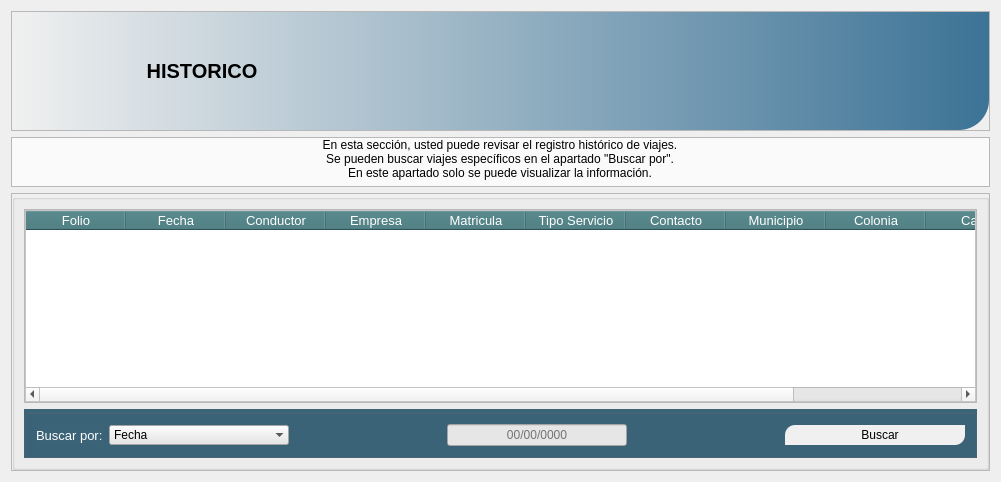
            <widget class="QWidget" name="pg_historico">
             <layout class="QVBoxLayout" name="verticalLayout_12">
              <item>
               <widget class="QFrame" name="frame_14">
                <property name="maximumSize">
                 <size>
                  <width>16777215</width>
                  <height>156</height>
                 </size>
                </property>
                <property name="frameShape">
                 <enum>QFrame::StyledPanel</enum>
                </property>
                <property name="frameShadow">
                 <enum>QFrame::Raised</enum>
                </property>
                <layout class="QVBoxLayout" name="verticalLayout_11">
                 <property name="spacing">
                  <number>0</number>
                 </property>
                 <property name="leftMargin">
                  <number>0</number>
                 </property>
                 <property name="topMargin">
                  <number>0</number>
                 </property>
                 <property name="rightMargin">
                  <number>0</number>
                 </property>
                 <property name="bottomMargin">
                  <number>0</number>
                 </property>
                 <item>
                  <widget class="QGroupBox" name="groupBox_13">
                   <property name="maximumSize">
                    <size>
                     <width>16777215</width>
                     <height>156</height>
                    </size>
                   </property>
                   <property name="font">
                    <font>
                     <family>Arial</family>
                     <pointsize>12</pointsize>
                     <weight>75</weight>
                     <bold>true</bold>
                    </font>
                   </property>
                   <property name="styleSheet">
                    <string notr="true">background-color: qlineargradient(spread:pad, x1:0, y1:0, x2:1, y2:0, stop:0 rgba(240, 240, 240, 255), stop:1 rgba(60, 115, 150, 255));
border-top-left-radius:30px;
 border-bottom-right-radius:30px;
</string>
                   </property>
                   <property name="title">
                    <string/>
                   </property>
                   <layout class="QHBoxLayout" name="horizontalLayout_12">
                    <item>
                     <widget class="QLabel" name="label_39">
                      <property name="minimumSize">
                       <size>
                        <width>100</width>
                        <height>100</height>
                       </size>
                      </property>
                      <property name="maximumSize">
                       <size>
                        <width>100</width>
                        <height>100</height>
                       </size>
                      </property>
                      <property name="styleSheet">
                       <string notr="true">background-color: rgba(0, 0, 0, 0);</string>
                      </property>
                      <property name="text">
                       <string/>
                      </property>
                      <property name="pixmap">
                       <pixmap>images/5234393.png</pixmap>
                      </property>
                      <property name="scaledContents">
                       <bool>true</bool>
                      </property>
                     </widget>
                    </item>
                    <item>
                     <widget class="QLabel" name="label_5">
                      <property name="minimumSize">
                       <size>
                        <width>150</width>
                        <height>0</height>
                       </size>
                      </property>
                      <property name="maximumSize">
                       <size>
                        <width>81</width>
                        <height>31</height>
                       </size>
                      </property>
                      <property name="font">
                       <font>
                        <pointsize>15</pointsize>
                        <weight>75</weight>
                        <bold>true</bold>
                       </font>
                      </property>
                      <property name="autoFillBackground">
                       <bool>false</bool>
                      </property>
                      <property name="styleSheet">
                       <string notr="true">background-color: rgba(0, 0, 0, 0);
color: rgb(0, 0, 0);</string>
                      </property>
                      <property name="text">
                       <string>HISTORICO</string>
                      </property>
                      <property name="alignment">
                       <set>Qt::AlignCenter</set>
                      </property>
                     </widget>
                    </item>
                    <item>
                     <spacer name="horizontalSpacer_16">
                      <property name="orientation">
                       <enum>Qt::Horizontal</enum>
                      </property>
                      <property name="sizeHint" stdset="0">
                       <size>
                        <width>607</width>
                        <height>20</height>
                       </size>
                      </property>
                     </spacer>
                    </item>
                    <item>
                     <widget class="QLabel" name="label_40">
                      <property name="sizePolicy">
                       <sizepolicy hsizetype="Expanding" vsizetype="Expanding">
                        <horstretch>0</horstretch>
                        <verstretch>0</verstretch>
                       </sizepolicy>
                      </property>
                      <property name="minimumSize">
                       <size>
                        <width>90</width>
                        <height>90</height>
                       </size>
                      </property>
                      <property name="maximumSize">
                       <size>
                        <width>90</width>
                        <height>90</height>
                       </size>
                      </property>
                      <property name="styleSheet">
                       <string notr="true">background-color: rgba(0, 0, 0,0);</string>
                      </property>
                      <property name="text">
                       <string/>
                      </property>
                      <property name="pixmap">
                       <pixmap>images/5234473.png</pixmap>
                      </property>
                      <property name="scaledContents">
                       <bool>true</bool>
                      </property>
                      <property name="alignment">
                       <set>Qt::AlignCenter</set>
                      </property>
                     </widget>
                    </item>
                   </layout>
                  </widget>
                 </item>
                </layout>
               </widget>
              </item>
              <item>
               <widget class="QFrame" name="frame_12">
                <property name="maximumSize">
                 <size>
                  <width>16777215</width>
                  <height>90</height>
                 </size>
                </property>
                <property name="frameShape">
                 <enum>QFrame::StyledPanel</enum>
                </property>
                <property name="frameShadow">
                 <enum>QFrame::Raised</enum>
                </property>
                <layout class="QGridLayout" name="gridLayout_6">
                 <property name="leftMargin">
                  <number>0</number>
                 </property>
                 <property name="topMargin">
                  <number>0</number>
                 </property>
                 <property name="rightMargin">
                  <number>0</number>
                 </property>
                 <property name="bottomMargin">
                  <number>0</number>
                 </property>
                 <property name="spacing">
                  <number>0</number>
                 </property>
                 <item row="0" column="0">
                  <widget class="QGroupBox" name="groupBox_24">
                   <property name="minimumSize">
                    <size>
                     <width>0</width>
                     <height>0</height>
                    </size>
                   </property>
                   <property name="maximumSize">
                    <size>
                     <width>16777215</width>
                     <height>90</height>
                    </size>
                   </property>
                   <property name="font">
                    <font>
                     <pointsize>10</pointsize>
                    </font>
                   </property>
                   <property name="styleSheet">
                    <string notr="true">background-color: rgb(250, 250, 250);
border:none;</string>
                   </property>
                   <property name="title">
                    <string/>
                   </property>
                   <layout class="QHBoxLayout" name="horizontalLayout_22" stretch="0">
                    <property name="spacing">
                     <number>0</number>
                    </property>
                    <property name="leftMargin">
                     <number>0</number>
                    </property>
                    <property name="topMargin">
                     <number>0</number>
                    </property>
                    <property name="rightMargin">
                     <number>0</number>
                    </property>
                    <property name="bottomMargin">
                     <number>6</number>
                    </property>
                    <item>
                     <widget class="QLabel" name="label_41">
                      <property name="minimumSize">
                       <size>
                        <width>0</width>
                        <height>0</height>
                       </size>
                      </property>
                      <property name="maximumSize">
                       <size>
                        <width>900</width>
                        <height>90</height>
                       </size>
                      </property>
                      <property name="styleSheet">
                       <string notr="true">border-bottom-left-radius:50px;
 border-top-right-radius:50px;
</string>
                      </property>
                      <property name="text">
                       <string>&lt;html&gt;&lt;head/&gt;&lt;body&gt;&lt;p align=&quot;center&quot;&gt;En esta sección, usted puede revisar el registro histórico de viajes.&lt;br/&gt;Se pueden buscar viajes específicos en el apartado &amp;quot;Buscar por&amp;quot;.&lt;br/&gt;En este apartado solo se puede visualizar la información.&lt;/p&gt;&lt;/body&gt;&lt;/html&gt;</string>
                      </property>
                     </widget>
                    </item>
                   </layout>
                  </widget>
                 </item>
                </layout>
               </widget>
              </item>
              <item>
               <widget class="QFrame" name="frame_13">
                <property name="frameShape">
                 <enum>QFrame::StyledPanel</enum>
                </property>
                <property name="frameShadow">
                 <enum>QFrame::Raised</enum>
                </property>
                <layout class="QGridLayout" name="gridLayout_16">
                 <property name="leftMargin">
                  <number>0</number>
                 </property>
                 <property name="topMargin">
                  <number>0</number>
                 </property>
                 <property name="rightMargin">
                  <number>0</number>
                 </property>
                 <property name="bottomMargin">
                  <number>0</number>
                 </property>
                 <property name="spacing">
                  <number>0</number>
                 </property>
                 <item row="0" column="0">
                  <widget class="QGroupBox" name="groupBox_11">
                   <property name="font">
                    <font>
                     <pointsize>10</pointsize>
                    </font>
                   </property>
                   <property name="title">
                    <string/>
                   </property>
                   <layout class="QVBoxLayout" name="verticalLayout_10">
                    <item>
                     <widget class="QFrame" name="frame_28">
                      <property name="frameShape">
                       <enum>QFrame::StyledPanel</enum>
                      </property>
                      <property name="frameShadow">
                       <enum>QFrame::Raised</enum>
                      </property>
                      <layout class="QGridLayout" name="gridLayout_7">
                       <property name="leftMargin">
                        <number>0</number>
                       </property>
                       <property name="topMargin">
                        <number>0</number>
                       </property>
                       <property name="rightMargin">
                        <number>0</number>
                       </property>
                       <property name="bottomMargin">
                        <number>0</number>
                       </property>
                       <property name="spacing">
                        <number>0</number>
                       </property>
                       <item row="0" column="0">
                        <widget class="QTableWidget" name="tabla_historico">
                         <property name="styleSheet">
                          <string notr="true">QTableWidget{
	background-color: rgb(255, 255, 255);
	color: rgb(0, 0, 0);
}
QHeaderView::section{
	background-color: rgb(60, 115, 120);
	color: rgb(255, 255, 255);
	font-size:10pt;
}</string>
                         </property>
                         <column>
                          <property name="text">
                           <string>Folio</string>
                          </property>
                         </column>
                         <column>
                          <property name="text">
                           <string>Fecha</string>
                          </property>
                         </column>
                         <column>
                          <property name="text">
                           <string>Conductor</string>
                          </property>
                         </column>
                         <column>
                          <property name="text">
                           <string>Empresa</string>
                          </property>
                         </column>
                         <column>
                          <property name="text">
                           <string>Matricula</string>
                          </property>
                         </column>
                         <column>
                          <property name="text">
                           <string>Tipo Servicio</string>
                          </property>
                         </column>
                         <column>
                          <property name="text">
                           <string>Contacto</string>
                          </property>
                         </column>
                         <column>
                          <property name="text">
                           <string>Municipio</string>
                          </property>
                         </column>
                         <column>
                          <property name="text">
                           <string>Colonia</string>
                          </property>
                         </column>
                         <column>
                          <property name="text">
                           <string>Calle</string>
                          </property>
                         </column>
                         <column>
                          <property name="text">
                           <string>Cel. Contacto</string>
                          </property>
                         </column>
                        </widget>
                       </item>
                      </layout>
                     </widget>
                    </item>
                    <item>
                     <widget class="QGroupBox" name="groupBox_12">
                      <property name="minimumSize">
                       <size>
                        <width>0</width>
                        <height>40</height>
                       </size>
                      </property>
                      <property name="styleSheet">
                       <string notr="true">background-color: rgb(60, 100, 120);</string>
                      </property>
                      <property name="title">
                       <string/>
                      </property>
                      <layout class="QHBoxLayout" name="horizontalLayout_11">
                       <item>
                        <widget class="QLabel" name="label_38">
                         <property name="font">
                          <font>
                           <pointsize>10</pointsize>
                          </font>
                         </property>
                         <property name="styleSheet">
                          <string notr="true">color: rgb(255, 255, 255);</string>
                         </property>
                         <property name="text">
                          <string>Buscar por:</string>
                         </property>
                        </widget>
                       </item>
                       <item>
                        <widget class="QComboBox" name="cbx_buscar_historico">
                         <property name="minimumSize">
                          <size>
                           <width>180</width>
                           <height>0</height>
                          </size>
                         </property>
                         <property name="styleSheet">
                          <string notr="true">background-color: rgb(230, 230, 230);</string>
                         </property>
                         <property name="frame">
                          <bool>false</bool>
                         </property>
                         <item>
                          <property name="text">
                           <string>Fecha</string>
                          </property>
                         </item>
                         <item>
                          <property name="text">
                           <string>No. Semana</string>
                          </property>
                         </item>
                        </widget>
                       </item>
                       <item>
                        <spacer name="horizontalSpacer_14">
                         <property name="orientation">
                          <enum>Qt::Horizontal</enum>
                         </property>
                         <property name="sizeHint" stdset="0">
                          <size>
                           <width>119</width>
                           <height>18</height>
                          </size>
                         </property>
                        </spacer>
                       </item>
                       <item>
                        <widget class="QLineEdit" name="ledt_buscar_historico">
                         <property name="minimumSize">
                          <size>
                           <width>180</width>
                           <height>0</height>
                          </size>
                         </property>
                         <property name="styleSheet">
                          <string notr="true">background-color: rgb(230, 230, 230);</string>
                         </property>
                         <property name="alignment">
                          <set>Qt::AlignCenter</set>
                         </property>
                         <property name="placeholderText">
                          <string>00/00/0000</string>
                         </property>
                        </widget>
                       </item>
                       <item>
                        <spacer name="horizontalSpacer_15">
                         <property name="orientation">
                          <enum>Qt::Horizontal</enum>
                         </property>
                         <property name="sizeHint" stdset="0">
                          <size>
                           <width>119</width>
                           <height>18</height>
                          </size>
                         </property>
                        </spacer>
                       </item>
                       <item>
                        <widget class="QPushButton" name="btn_buscar_historico">
                         <property name="minimumSize">
                          <size>
                           <width>180</width>
                           <height>20</height>
                          </size>
                         </property>
                         <property name="layoutDirection">
                          <enum>Qt::LeftToRight</enum>
                         </property>
                         <property name="styleSheet">
                          <string notr="true">QPushButton{
	border-top-left-radius:10px;
	border-bottom-right-radius:10px;
	
	background-color: rgb(240, 240, 240);
}
QPushButton:hover{
	background-color: rgb(205, 205, 205);
}
</string>
                         </property>
                         <property name="text">
                          <string>   Buscar</string>
                         </property>
                         <property name="icon">
                          <iconset>
                           <normaloff>images/751381.png</normaloff>images/751381.png</iconset>
                         </property>
                        </widget>
                       </item>
                      </layout>
                     </widget>
                    </item>
                   </layout>
                  </widget>
                 </item>
                </layout>
               </widget>
              </item>
             </layout>
            </widget>
